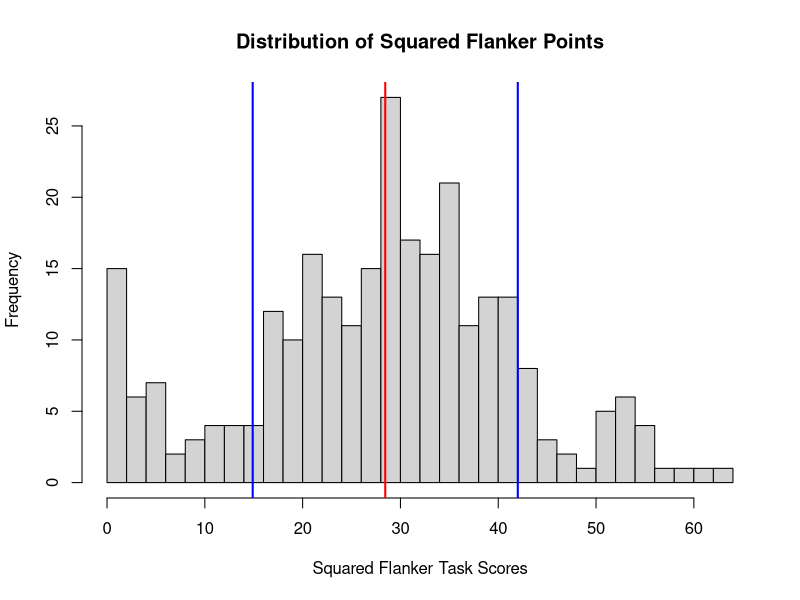

Source code (R):
#### Note: This file contains the R-code used to visualize the distribution of Flanker Squared Scores, and bin the cleaned data into Low, Medium, and High Performance groups. 

#### Load Packages
library(readxl)
library(dplyr)
library(writexl)

#### Import Data
ac_data_omit <- read_excel("ac_data_omit.xlsx")

#### Plot Distribution of Squared Flanker Points
hist(ac_data_omit$Squared_Flanker.Points, breaks=40, main="Distribution of Squared Flanker Points", xlab = "Squared Flanker Task Scores")

#### calculate mean and standard deviation 
sd <- sd(ac_data_omit$Squared_Flanker.Points)
mean <- mean(ac_data_omit$Squared_Flanker.Points)
sd_below <- mean - sd
sd_above <- mean + sd

#### plot mean and 1 standard deviations above/below
abline(v=sd_above, col="blue", lwd=2)
abline(v=sd_below, col="blue", lwd=2)
abline(v=mean, col="red", lwd=2)

#### Bin the data into Low, Medium, and High performance groups 
ac_data_omit$Flanker_Group <- ifelse(
  ac_data_omit$Squared_Flanker.Points <= sd_below, "Low",
  ifelse(
    ac_data_omit$Squared_Flanker.Points >= sd_above, "High",
    "Medium"
  )
)

#### Write binned data to an excel spreadsheet for Weka Analysis
write_xlsx(ac_data_omit, "ac_data_omit_bins_final.xlsx")
